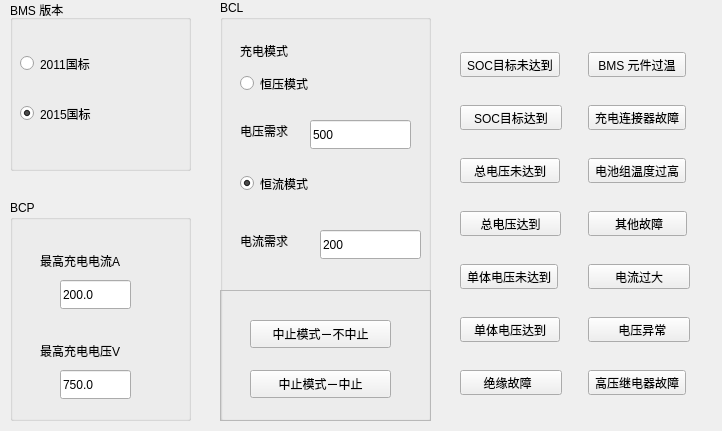
<?xml version="1.0" encoding="UTF-8"?>
<ui version="4.0">
 <class>bmswindow</class>
 <widget class="QWidget" name="bmswindow">
  <property name="geometry">
   <rect>
    <x>0</x>
    <y>0</y>
    <width>722</width>
    <height>431</height>
   </rect>
  </property>
  <property name="windowTitle">
   <string>BMSwindow</string>
  </property>
  <widget class="QGroupBox" name="groupBox">
   <property name="geometry">
    <rect>
     <x>10</x>
     <y>0</y>
     <width>181</width>
     <height>171</height>
    </rect>
   </property>
   <property name="title">
    <string>BMS 版本</string>
   </property>
   <widget class="QRadioButton" name="radioButton_2">
    <property name="geometry">
     <rect>
      <x>10</x>
      <y>100</y>
      <width>114</width>
      <height>27</height>
     </rect>
    </property>
    <property name="text">
     <string>2015国标</string>
    </property>
    <property name="checked">
     <bool>true</bool>
    </property>
   </widget>
   <widget class="QRadioButton" name="radioButton">
    <property name="geometry">
     <rect>
      <x>10</x>
      <y>50</y>
      <width>114</width>
      <height>27</height>
     </rect>
    </property>
    <property name="text">
     <string>2011国标</string>
    </property>
    <property name="checked">
     <bool>false</bool>
    </property>
   </widget>
  </widget>
  <widget class="QGroupBox" name="groupBox_2">
   <property name="geometry">
    <rect>
     <x>10</x>
     <y>200</y>
     <width>181</width>
     <height>221</height>
    </rect>
   </property>
   <property name="title">
    <string>BCP</string>
   </property>
   <widget class="QLabel" name="label_2">
    <property name="geometry">
     <rect>
      <x>30</x>
      <y>50</y>
      <width>121</width>
      <height>21</height>
     </rect>
    </property>
    <property name="text">
     <string>最高充电电流A</string>
    </property>
   </widget>
   <widget class="QLabel" name="label_3">
    <property name="geometry">
     <rect>
      <x>30</x>
      <y>140</y>
      <width>111</width>
      <height>21</height>
     </rect>
    </property>
    <property name="text">
     <string>最高充电电压V</string>
    </property>
   </widget>
   <widget class="QLineEdit" name="lineEdit">
    <property name="geometry">
     <rect>
      <x>50</x>
      <y>80</y>
      <width>71</width>
      <height>29</height>
     </rect>
    </property>
    <property name="text">
     <string>200.0</string>
    </property>
   </widget>
   <widget class="QLineEdit" name="lineEdit_2">
    <property name="geometry">
     <rect>
      <x>50</x>
      <y>170</y>
      <width>71</width>
      <height>29</height>
     </rect>
    </property>
    <property name="text">
     <string>750.0</string>
    </property>
   </widget>
  </widget>
  <widget class="QGroupBox" name="groupBox_3">
   <property name="geometry">
    <rect>
     <x>220</x>
     <y>0</y>
     <width>211</width>
     <height>421</height>
    </rect>
   </property>
   <property name="title">
    <string>BCL</string>
   </property>
   <widget class="QLabel" name="label_4">
    <property name="geometry">
     <rect>
      <x>20</x>
      <y>40</y>
      <width>121</width>
      <height>21</height>
     </rect>
    </property>
    <property name="text">
     <string>充电模式</string>
    </property>
   </widget>
   <widget class="QRadioButton" name="radioButton_3">
    <property name="geometry">
     <rect>
      <x>20</x>
      <y>70</y>
      <width>81</width>
      <height>27</height>
     </rect>
    </property>
    <property name="text">
     <string>恒压模式</string>
    </property>
    <property name="checked">
     <bool>false</bool>
    </property>
   </widget>
   <widget class="QRadioButton" name="radioButton_4">
    <property name="geometry">
     <rect>
      <x>20</x>
      <y>170</y>
      <width>91</width>
      <height>27</height>
     </rect>
    </property>
    <property name="text">
     <string>恒流模式</string>
    </property>
    <property name="checked">
     <bool>true</bool>
    </property>
   </widget>
   <widget class="QLabel" name="label_5">
    <property name="geometry">
     <rect>
      <x>20</x>
      <y>120</y>
      <width>71</width>
      <height>21</height>
     </rect>
    </property>
    <property name="text">
     <string>电压需求</string>
    </property>
   </widget>
   <widget class="QLineEdit" name="lineEdit_3">
    <property name="geometry">
     <rect>
      <x>90</x>
      <y>120</y>
      <width>101</width>
      <height>29</height>
     </rect>
    </property>
    <property name="text">
     <string>500</string>
    </property>
   </widget>
   <widget class="QLabel" name="label_6">
    <property name="geometry">
     <rect>
      <x>20</x>
      <y>230</y>
      <width>71</width>
      <height>21</height>
     </rect>
    </property>
    <property name="text">
     <string>电流需求</string>
    </property>
   </widget>
   <widget class="QLineEdit" name="lineEdit_4">
    <property name="geometry">
     <rect>
      <x>100</x>
      <y>230</y>
      <width>101</width>
      <height>29</height>
     </rect>
    </property>
    <property name="text">
     <string>200</string>
    </property>
   </widget>
   <widget class="QFrame" name="frame">
    <property name="geometry">
     <rect>
      <x>0</x>
      <y>290</y>
      <width>211</width>
      <height>131</height>
     </rect>
    </property>
    <property name="frameShape">
     <enum>QFrame::StyledPanel</enum>
    </property>
    <property name="frameShadow">
     <enum>QFrame::Raised</enum>
    </property>
    <widget class="QToolButton" name="toolButton">
     <property name="geometry">
      <rect>
       <x>30</x>
       <y>30</y>
       <width>141</width>
       <height>28</height>
      </rect>
     </property>
     <property name="text">
      <string>中止模式－不中止</string>
     </property>
     <property name="checkable">
      <bool>true</bool>
     </property>
     <property name="checked">
      <bool>false</bool>
     </property>
    </widget>
    <widget class="QToolButton" name="toolButton_2">
     <property name="geometry">
      <rect>
       <x>30</x>
       <y>80</y>
       <width>141</width>
       <height>28</height>
      </rect>
     </property>
     <property name="text">
      <string>中止模式－中止</string>
     </property>
     <property name="checkable">
      <bool>true</bool>
     </property>
     <property name="checked">
      <bool>false</bool>
     </property>
    </widget>
   </widget>
  </widget>
  <widget class="QWidget" name="gridLayoutWidget">
   <property name="geometry">
    <rect>
     <x>440</x>
     <y>30</y>
     <width>271</width>
     <height>391</height>
    </rect>
   </property>
   <layout class="QGridLayout" name="gridLayout">
    <item row="3" column="0">
     <widget class="QToolButton" name="toolButton_6">
      <property name="text">
       <string>    总电压达到    </string>
      </property>
      <property name="checkable">
       <bool>true</bool>
      </property>
      <property name="checked">
       <bool>false</bool>
      </property>
     </widget>
    </item>
    <item row="1" column="0">
     <widget class="QToolButton" name="toolButton_3">
      <property name="text">
       <string>  SOC目标达到  </string>
      </property>
      <property name="checkable">
       <bool>true</bool>
      </property>
      <property name="checked">
       <bool>false</bool>
      </property>
     </widget>
    </item>
    <item row="0" column="1">
     <widget class="QToolButton" name="toolButton_9">
      <property name="text">
       <string> BMS 元件过温 </string>
      </property>
      <property name="checkable">
       <bool>true</bool>
      </property>
      <property name="checked">
       <bool>false</bool>
      </property>
     </widget>
    </item>
    <item row="1" column="1">
     <widget class="QToolButton" name="toolButton_12">
      <property name="text">
       <string>充电连接器故障</string>
      </property>
      <property name="checkable">
       <bool>true</bool>
      </property>
      <property name="checked">
       <bool>false</bool>
      </property>
     </widget>
    </item>
    <item row="2" column="1">
     <widget class="QToolButton" name="toolButton_11">
      <property name="text">
       <string>电池组温度过高</string>
      </property>
      <property name="checkable">
       <bool>true</bool>
      </property>
      <property name="checked">
       <bool>false</bool>
      </property>
     </widget>
    </item>
    <item row="5" column="1">
     <widget class="QToolButton" name="toolButton_14">
      <property name="text">
       <string>       电压异常     </string>
      </property>
      <property name="checkable">
       <bool>true</bool>
      </property>
      <property name="checked">
       <bool>false</bool>
      </property>
     </widget>
    </item>
    <item row="2" column="0">
     <widget class="QToolButton" name="toolButton_5">
      <property name="text">
       <string>  总电压未达到  </string>
      </property>
      <property name="checkable">
       <bool>true</bool>
      </property>
      <property name="checked">
       <bool>false</bool>
      </property>
     </widget>
    </item>
    <item row="3" column="1">
     <widget class="QToolButton" name="toolButton_13">
      <property name="text">
       <string>      其他故障     </string>
      </property>
      <property name="checkable">
       <bool>true</bool>
      </property>
      <property name="checked">
       <bool>false</bool>
      </property>
     </widget>
    </item>
    <item row="4" column="0">
     <widget class="QToolButton" name="toolButton_8">
      <property name="text">
       <string>单体电压未达到</string>
      </property>
      <property name="checkable">
       <bool>true</bool>
      </property>
      <property name="checked">
       <bool>false</bool>
      </property>
     </widget>
    </item>
    <item row="4" column="1">
     <widget class="QToolButton" name="toolButton_16">
      <property name="text">
       <string>      电流过大      </string>
      </property>
      <property name="checkable">
       <bool>true</bool>
      </property>
      <property name="checked">
       <bool>false</bool>
      </property>
     </widget>
    </item>
    <item row="5" column="0">
     <widget class="QToolButton" name="toolButton_7">
      <property name="text">
       <string>  单体电压达到  </string>
      </property>
      <property name="checkable">
       <bool>true</bool>
      </property>
      <property name="checked">
       <bool>false</bool>
      </property>
     </widget>
    </item>
    <item row="0" column="0">
     <widget class="QToolButton" name="toolButton_4">
      <property name="text">
       <string>SOC目标未达到</string>
      </property>
      <property name="checkable">
       <bool>true</bool>
      </property>
      <property name="checked">
       <bool>false</bool>
      </property>
     </widget>
    </item>
    <item row="6" column="0">
     <widget class="QToolButton" name="toolButton_10">
      <property name="text">
       <string>     绝缘故障       </string>
      </property>
      <property name="checkable">
       <bool>true</bool>
      </property>
      <property name="checked">
       <bool>false</bool>
      </property>
     </widget>
    </item>
    <item row="6" column="1">
     <widget class="QToolButton" name="toolButton_15">
      <property name="text">
       <string>高压继电器故障</string>
      </property>
      <property name="checkable">
       <bool>true</bool>
      </property>
      <property name="checked">
       <bool>false</bool>
      </property>
     </widget>
    </item>
   </layout>
  </widget>
 </widget>
 <resources/>
 <connections/>
</ui>
